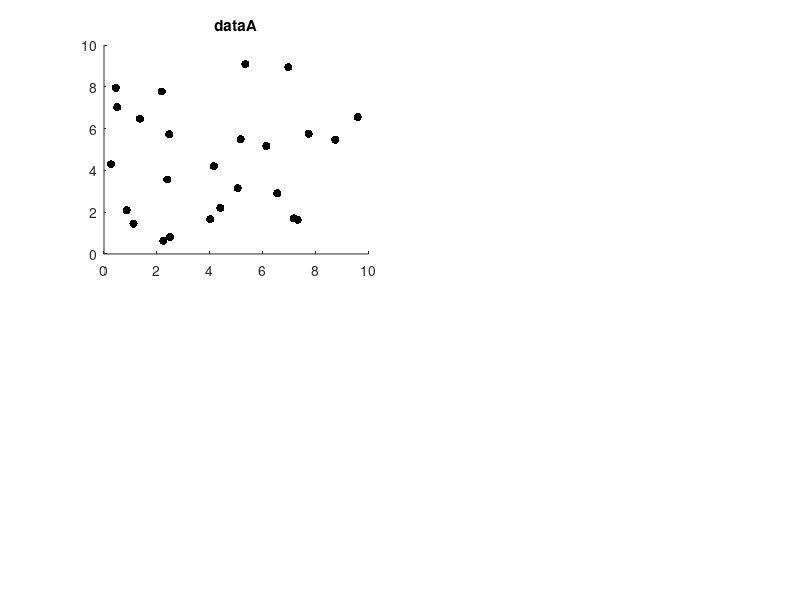

This figure's MATLAB source:
dataA = [rand(1,25)*10; rand(1,25)*10];
figure('Position', [100, 50, 1300, 900])
subplot(2,2,1)
P = scatter(dataA(1, :), dataA(2, :), 'filled');
set(P, 'MarkerFaceColor', 'k');
title('dataA');